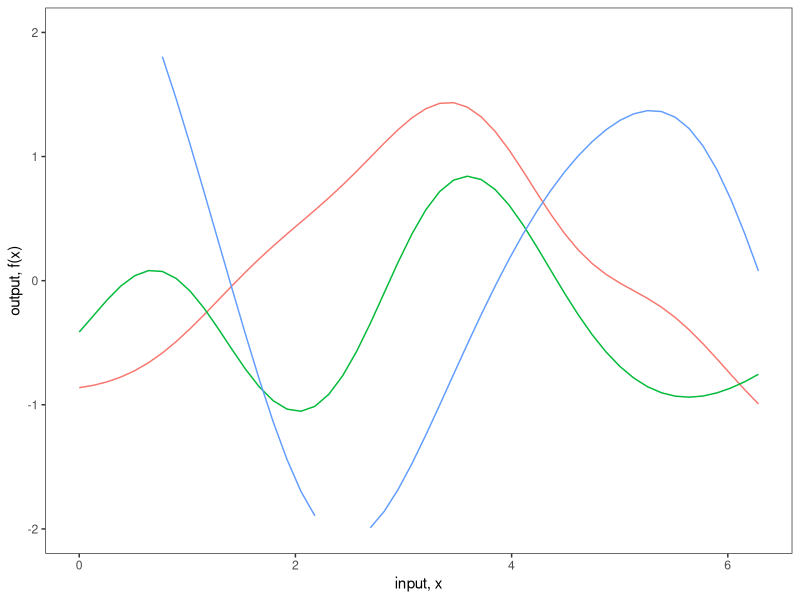
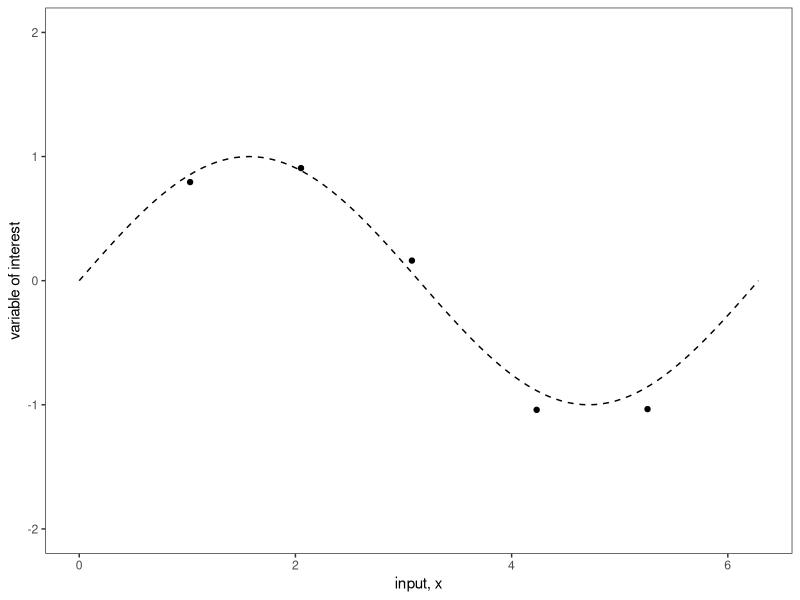
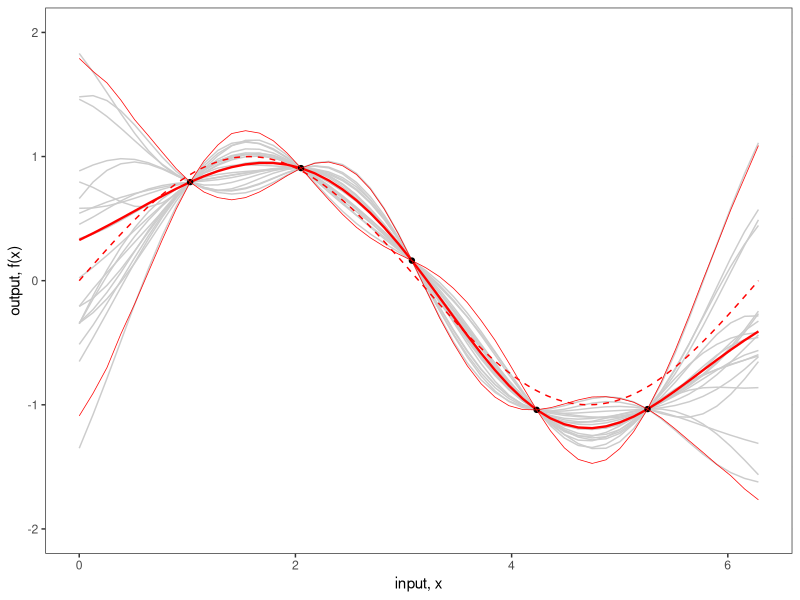
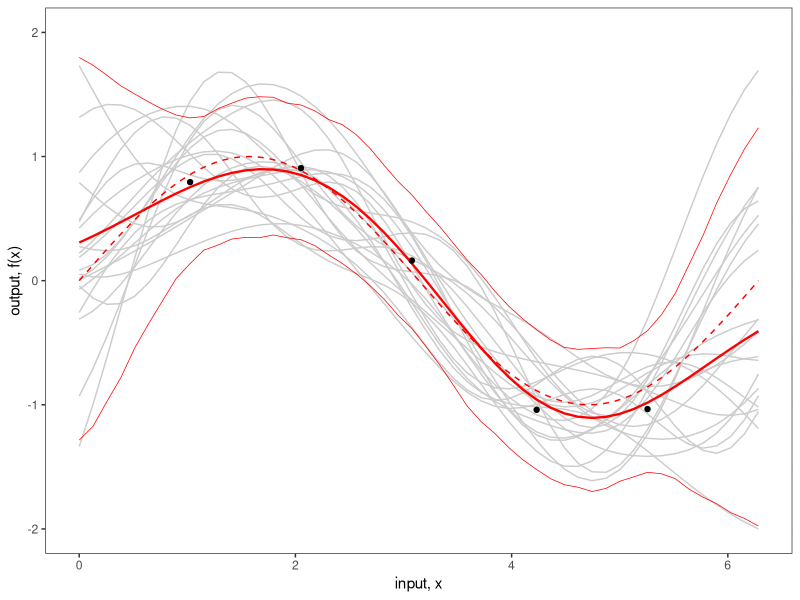
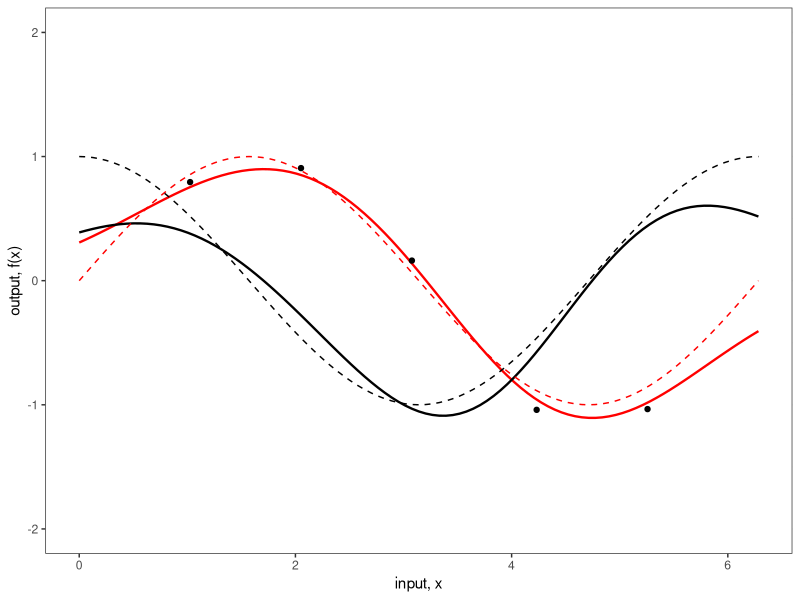
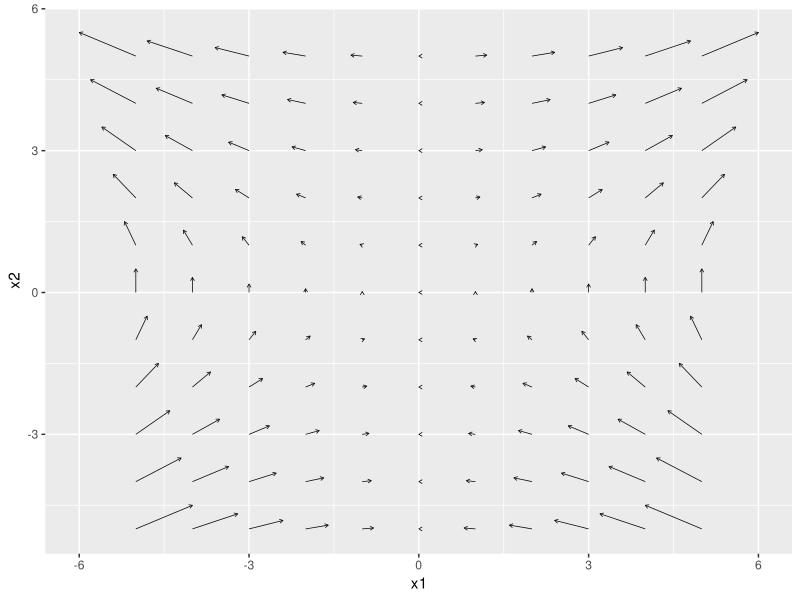
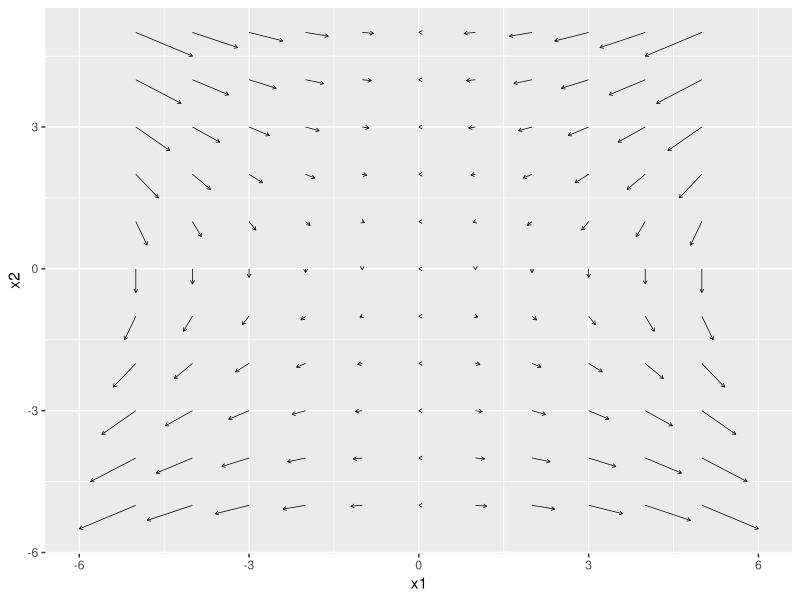

Generate these figures, in order, with R:
## ---- chunk 1
# Load in the required libraries for data manipulation
# and multivariate normal distribution
require(MASS)
require(plyr)
require(reshape2)
require(ggplot2)
## ---- chunk 2
x_pts_num <- 50
x_pts_num_s <- 10
## ---- chunk 3
# Parameters:
#	X1, X2 = vectors
# 	l = the scale length parameter
# Returns:
# 	a covariance matrix
calcSigma <- function(X1,X2,l=1) {
  Sigma <- matrix(rep(0, length(X1)*length(X2)), nrow=length(X1))
  for (i in 1:nrow(Sigma)) {
    for (j in 1:ncol(Sigma)) {
      Sigma[i,j] <- exp(-0.5*(abs(X1[i]-X2[j])/l)^2)
    }
  }
  return(Sigma)
}
x.star_s <- seq(0,2*pi, len=x_pts_num_s)
k.xsxs_s <- calcSigma(x.star_s,x.star_s)
## ---- chunk 4
# Utility function to print matrices in proper LaTeX format
print_mat <- function(mat) {
  n <- nrow(mat)
  c('\\begin{bmatrix}',
    paste0(sapply(seq_len(n - 1),
                  function(i) paste0(mat[i, ], collapse = ' & ')),
           ' \\\\'),
    paste0(mat[n, ], collapse = ' & '),
    '\\end{bmatrix}')
} 
## ---- chunk 5
writeLines(c('$$',
             print_mat(
               round(k.xsxs_s,3)
             ),
             '$$'))
## ---- chunk 6
# Parameters:
#	X1, X2 = vectors
# 	l = the scale length parameter
# Returns:
# 	a covariance matrix
calcSigma <- function(X1,X2,l=1) {
  Sigma <- matrix(rep(0, length(X1)*length(X2)), nrow=length(X1))
  for (i in 1:nrow(Sigma)) {
    for (j in 1:ncol(Sigma)) {
      Sigma[i,j] <- exp(-0.5*(abs(X1[i]-X2[j])/l)^2)
    }
  }
  return(Sigma)
}
x.star <- seq(0,2*pi, len=x_pts_num)
k.xsxs <- calcSigma(x.star,x.star)
## ---- chunk 7
# Generate a number of functions from the process
n.samples_s <- 3
values <- matrix(rep(0,length(x.star)*n.samples_s), ncol=n.samples_s)
for (i in 1:n.samples_s) {
  # Each column represents a sample from a multivariate normal distribution
  # with zero mean and covariance k.xsxs
  values[,i] <- mvrnorm(1, rep(0, length(x.star)), k.xsxs)
}
values <- cbind(x=x.star,as.data.frame(values))
values <- melt(values,id="x")
## ---- chunk 8
# Plot the result
fig2a <- ggplot(values,aes(x=x,y=value)) +
  geom_rect(xmin=-Inf, xmax=Inf, ymin=-2.25, ymax=2.25, fill="white") +
  geom_line(aes(color=variable), show.legend = FALSE) +
  theme_bw() +
  scale_y_continuous(lim=c(-2,2), name="output, f(x)") +
  xlab("input, x")
fig2a
## ---- chunk 9
n <- 5
## ---- chunk 10
real_life_process <- function(x){
  sin(x)
}
## ---- chunk 11

# control_inputs <- matrix(seq(1,2*pi-1,len=n), ncol = 1)
control_inputs <- matrix(c(1.0258262, 2.0516523, 3.0774785, 4.2315330, 5.2573591), ncol = 1)

var_meas_err <- 0.01
obs_errors <- matrix(rnorm(n,0,sd = sqrt(var_meas_err)), ncol=1)

zeta <- real_life_process(control_inputs)
obs <- as.matrix(zeta, ncol=1) + obs_errors

f <- data.frame(x=control_inputs,
                y=obs)
colnames(f) <- c("control_inputs", "obs")
## ---- chunk 12
# Plot the result
fig <- ggplot(f, aes(control_inputs, obs)) +
  geom_rect(xmin=-Inf, xmax=Inf, ymin=-2.25, ymax=2.25, fill="white") + 
  geom_point() +
  geom_function(fun = function(x) sin(x), linetype="dashed") +
  xlab("input, x") +
  xlim(0,2*pi) +
  scale_y_continuous(lim=c(-2,2), name="variable of interest") +
  theme_bw()
fig
## ---- chunk 13
x <- f$control_inputs
k.xx <- calcSigma(x,x)
k.xxs <- calcSigma(x,x.star)
k.xsx <- calcSigma(x.star,x)
# k.xsxs <- calcSigma(x.star,x.star)
## ---- chunk 14
f.star.bar <- k.xsx%*%solve(k.xx)%*%f$obs
cov.f.star <- k.xsxs - k.xsx%*%solve(k.xx)%*%k.xxs
## ---- chunk 15
n.samples_m <- 20
## ---- chunk 16
values <- matrix(rep(0,length(x.star)*n.samples_m), ncol=n.samples_m)
for (i in 1:n.samples_m) {
  values[,i] <- mvrnorm(1, f.star.bar, cov.f.star)
}
values <- cbind(x=x.star,as.data.frame(values))
values <- melt(values,id="x")
## ---- chunk 17
n.samples <- 1000
values_l <- matrix(rep(0,length(x.star)*n.samples), ncol=n.samples)
for (i in 1:n.samples) {
  values_l[,i] <- mvrnorm(1, f.star.bar, cov.f.star)
}
values_l <- cbind(x=x.star,as.data.frame(values_l))
values_l <- melt(values_l,id="x")
## ---- chunk 18
post_summ <- data.frame(x.star, f.star.bar, rep(NA, length(x.star)), rep(NA, length(x.star)))
colnames(post_summ) <- c("x.star", "f.star.bar", "lower", "upper")
for (i in 1:length(x.star)) {
  post_summ[i, 3] <- quantile(values_l[seq(i, length(x.star)*n.samples, by=length(x.star)),3], 0.025)
}
for (i in 1:length(x.star)) {
  post_summ[i, 4] <- quantile(values_l[seq(i, length(x.star)*n.samples, by=length(x.star)),3], 0.975)
}
## ---- chunk 19
fig2b <- ggplot(values,aes(x=x,y=value)) +
  geom_rect(xmin=-Inf, xmax=Inf, ymin=-2.25, ymax=2.25, fill="white") +
  geom_line(aes(group=variable), colour="grey80") + 
  geom_line(data=values_l, aes(x=rep(x.star,n.samples), y=rep(f.star.bar,n.samples)),colour="red", linewidth=0.8) +
  geom_point(data=f,aes(x=control_inputs,y=obs)) +
  geom_line(data=post_summ,aes(x=x.star,y=lower), colour="red", linewidth=0.25) +
  geom_line(data=post_summ,aes(x=x.star,y=upper), colour="red", linewidth=0.25) +
  theme_bw() +
  scale_y_continuous(lim=c(-2,2), name="output, f(x)") +
  xlab("input, x") +
  geom_function(fun = function(x) sin(x), colour="red", linetype="dashed")
fig2b
## ---- chunk 20
obs_noise <- 0.1
## ---- chunk 21
x <- f$control_inputs
k.xx.noise <- k.xx + obs_noise * diag(1, ncol(k.xx))
## ---- chunk 22
f.star.bar <- k.xsx%*%solve(k.xx.noise)%*%f$obs
cov.f.star <- k.xsxs - k.xsx%*%solve(k.xx.noise)%*%k.xxs
## ---- chunk 23
n.samples_m <- 20
## ---- chunk 24
values <- matrix(rep(0,length(x.star)*n.samples_m), ncol=n.samples_m)
for (i in 1:n.samples_m) {
  values[,i] <- mvrnorm(1, f.star.bar, cov.f.star)
}
values <- cbind(x=x.star,as.data.frame(values))
values <- melt(values,id="x")
## ---- chunk 25
n.samples <- 1000
values_l <- matrix(rep(0,length(x.star)*n.samples), ncol=n.samples)
for (i in 1:n.samples) {
  values_l[,i] <- mvrnorm(1, f.star.bar, cov.f.star)
}
values_l <- cbind(x=x.star,as.data.frame(values_l))
values_l <- melt(values_l,id="x")
## ---- chunk 26
post_summ <- data.frame(x.star, f.star.bar, rep(NA, length(x.star)), rep(NA, length(x.star)))
colnames(post_summ) <- c("x.star", "f.star.bar", "lower", "upper")
for (i in 1:length(x.star)) {
  post_summ[i, 3] <- quantile(values_l[seq(i, length(x.star)*n.samples, by=length(x.star)),3], 0.025)
}
for (i in 1:length(x.star)) {
  post_summ[i, 4] <- quantile(values_l[seq(i, length(x.star)*n.samples, by=length(x.star)),3], 0.975)
}
## ---- chunk 27
fig2b <- ggplot(values,aes(x=x,y=value)) +
  geom_rect(xmin=-Inf, xmax=Inf, ymin=-2.25, ymax=2.25, fill="white") +
  geom_line(aes(group=variable), colour="grey80") + 
  geom_line(data=values_l, aes(x=rep(x.star,n.samples), y=rep(f.star.bar,n.samples)),colour="red", linewidth=0.8) +
  geom_point(data=f,aes(x=control_inputs,y=obs)) +
  geom_line(data=post_summ,aes(x=x.star,y=lower), colour="red", linewidth=0.25) +
  geom_line(data=post_summ,aes(x=x.star,y=upper), colour="red", linewidth=0.25) +
  theme_bw() +
  scale_y_continuous(lim=c(-2,2), name="output, f(x)") +
  xlab("input, x") +
  geom_function(fun = function(x) sin(x), colour="red", linetype="dashed") 
# +
  # geom_errorbar(data=f,aes(x=control_inputs,y=NULL,ymin=obs-2*sqrt(obs_noise), ymax=obs+2*sqrt(obs_noise)), width=0.2)
fig2b
## ---- chunk 28
alpha <- solve(k.xx.noise) %*% f$obs
## ---- chunk 29
alpha1 <- alpha[1]
alpha2 <- alpha[2]
alpha3 <- alpha[3]
alpha4 <- alpha[4]
alpha5 <- alpha[5]
ci1 <- control_inputs[1]
ci2 <- control_inputs[2]
ci3 <- control_inputs[3]
ci4 <- control_inputs[4]
ci5 <- control_inputs[5]
mf <- expression(
  alpha1 * exp(-0.5*((ci1-x)/l)^2) +
    alpha2 * exp(-0.5*((ci2-x)/l)^2) +
    alpha3 * exp(-0.5*((ci3-x)/l)^2) +
    alpha4 * exp(-0.5*((ci4-x)/l)^2) +
    alpha5 * exp(-0.5*((ci5-x)/l)^2))
D(mf, 'x')
## ---- chunk 30
l <- 1
fig2d <- ggplot(values,aes(x=x,y=value)) +
  geom_rect(xmin=-Inf, xmax=Inf, ymin=-2.25, ymax=2.25, fill="white") +
  geom_function(fun = function(x) 
    alpha[1] * exp(-0.5*((control_inputs[1]-x)/l)^2) +
      alpha[2] * exp(-0.5*((control_inputs[2]-x)/l)^2) +
      alpha[3] * exp(-0.5*((control_inputs[3]-x)/l)^2) +
      alpha[4] * exp(-0.5*((control_inputs[4]-x)/l)^2) +
      alpha[5] * exp(-0.5*((control_inputs[5]-x)/l)^2),
    colour="red", linewidth=0.8) +
  geom_function(fun = function(x)
    alpha1 * (exp(-0.5 * ((ci1 - x)/l)^2) * (0.5 * (2 * (1/l * ((ci1 - x)/l))))) + 
      alpha2 * (exp(-0.5 * ((ci2 - x)/l)^2) * (0.5 * (2 * (1/l * ((ci2 - x)/l))))) + 
      alpha3 * (exp(-0.5 * ((ci3 - x)/l)^2) * (0.5 * (2 * (1/l * ((ci3 - x)/l))))) + 
      alpha4 * (exp(-0.5 * ((ci4 - x)/l)^2) * (0.5 * (2 * (1/l * ((ci4 - x)/l))))) + 
      alpha5 * (exp(-0.5 * ((ci5 - x)/l)^2) * (0.5 * (2 * (1/l * ((ci5 - x)/l))))),
    colour="black", linewidth=0.8) +
  geom_function(fun = function(x) sin(x), colour="red", linetype="dashed") +
  geom_function(fun = function(x) cos(x), linetype="dashed") +
  geom_point(data=f,aes(x=control_inputs,y=obs)) +
  theme_bw() +
  scale_y_continuous(lim=c(-2,2), name="output, f(x)") +
  xlab("input, x")
fig2d
## ---- chunk 31
f1 <- expression(
  x1^2*x2
)
# D(f1, "x1")
# D(f1, "x2")
Df1_x1 <- function(x1, x2){
  2 * x1 * x2    
}
Df1_x2 <- function(x1, x2){
  x1^2   
}

vector_field_1 <- expand.grid(x1=seq(-5, 5, 1), x2=seq(-5, 5, 1))
vector_field_1$vx1 <- with(vector_field_1, Df1_x1(x1, x2))
vector_field_1$vx2 <- with(vector_field_1, Df1_x2(x1, x2))

library(grid)
arrow_scale <- 50
ggplot(vector_field_1, aes(x = x1, y = x2)) +
  geom_segment(aes(xend = x1+vx1/arrow_scale, yend = x2+vx2/arrow_scale),
               arrow = arrow(length = unit(0.1, "cm")), linewidth = 0.25)

## ---- chunk 32
vector_field_2 <- vector_field_1
vector_field_2$vx1 <- -(vector_field_2$vx1)
vector_field_2$vx2 <- -(vector_field_2$vx2)
ggplot(vector_field_2, aes(x = x1, y = x2)) +
  geom_segment(aes(xend = x1+vx1/arrow_scale, yend = x2+vx2/arrow_scale),
               arrow = arrow(length = unit(0.1, "cm")), linewidth = 0.25)

## ---- chunk 33
vector_field_1$vx1 * vector_field_2$vx1
